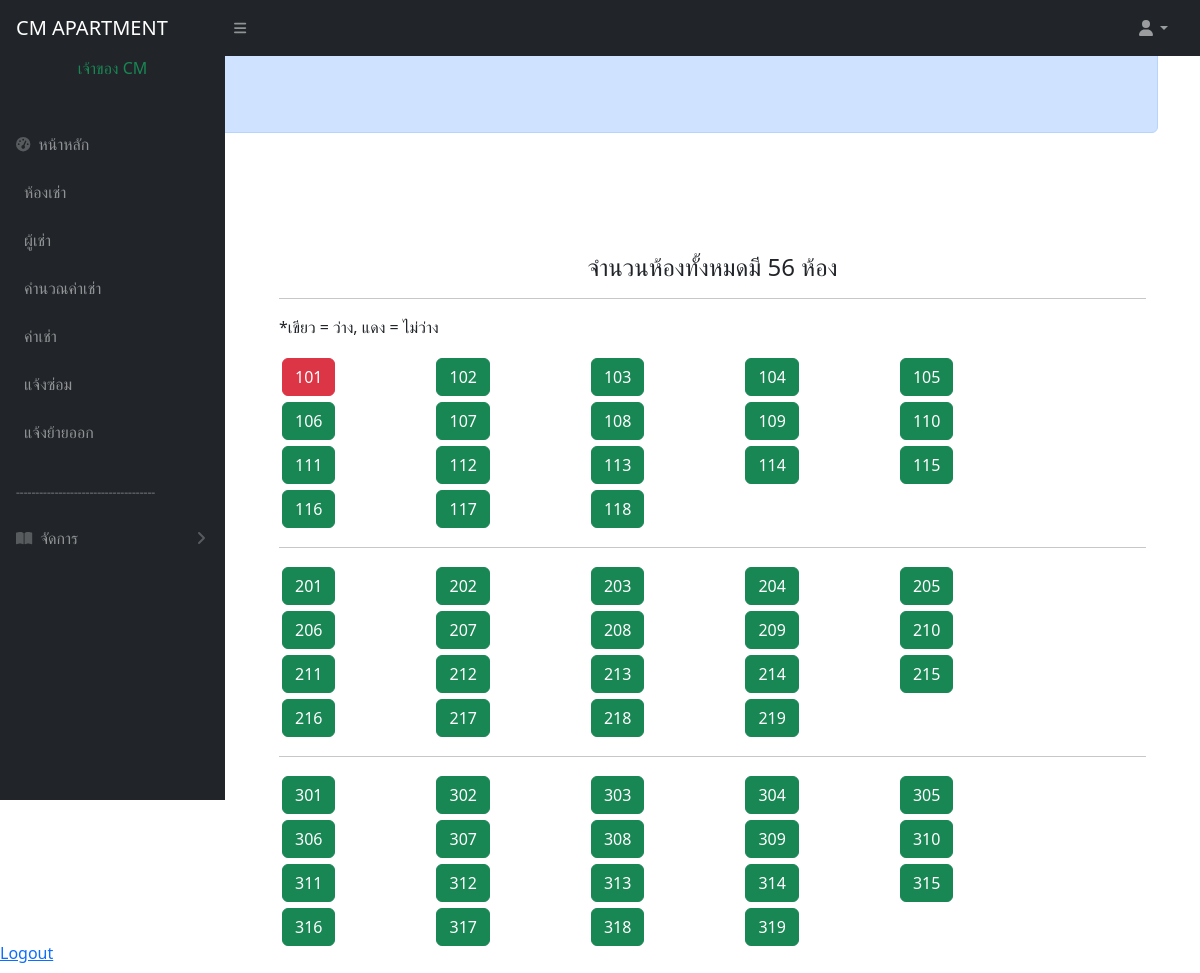
The page /admin.php (signed in) on the database as committed earlier.
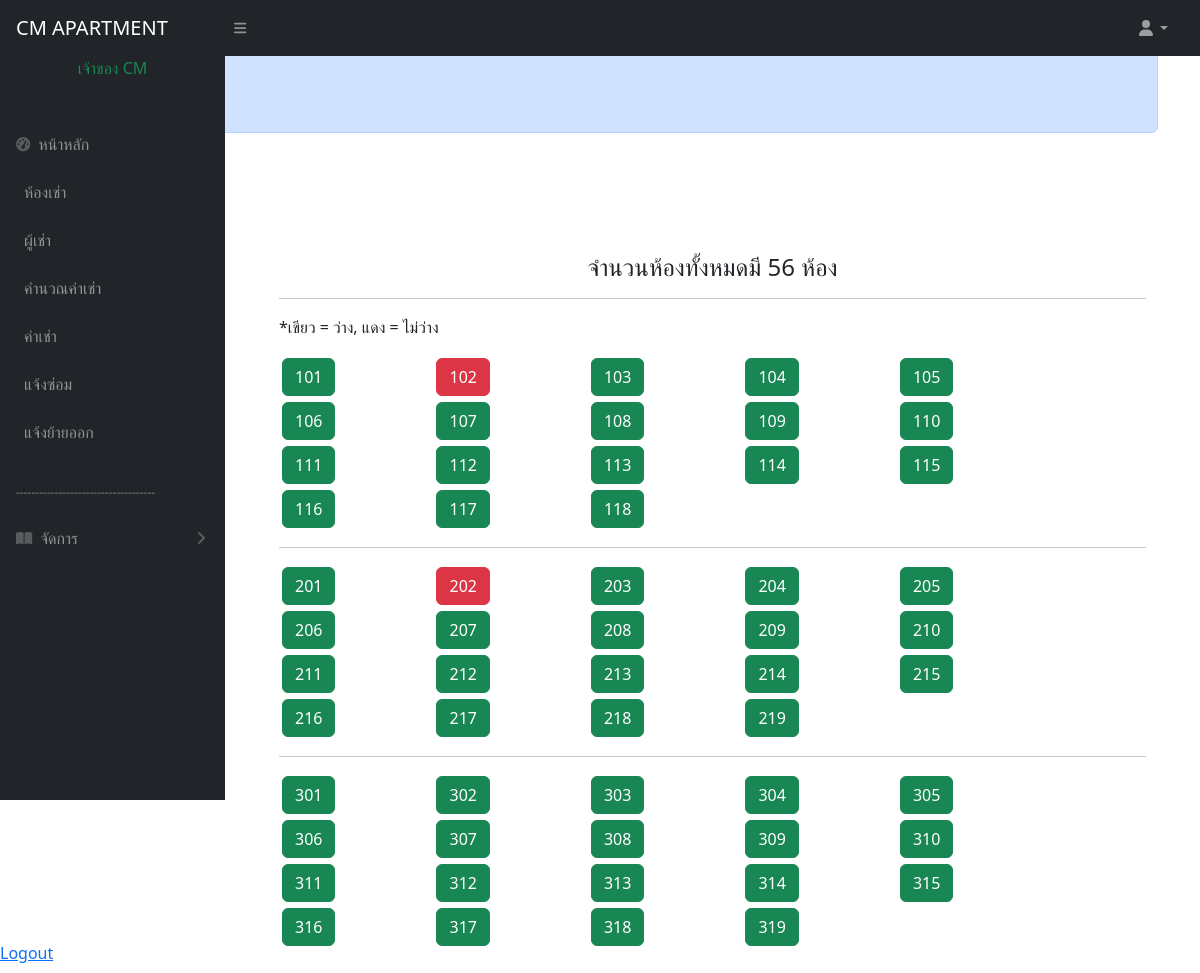
The same page on the database as committed later.
### tables this page shows
CREATE TABLE `room` (
  `id_room` int(11) NOT NULL,
  `floor` int(11) NOT NULL,
  `water` double NOT NULL,
  `elec` double NOT NULL,
  `crash` varchar(50) NOT NULL,
  `status` int(11) NOT NULL,
  `water_no` int(11) NOT NULL DEFAULT 0,
  `electric_no` int(11) NOT NULL DEFAULT 0
);

### test.php (the view, shortened to what this page needs)
<?php
include 'condb.php';
$query = "SELECT * FROM room ORDER BY id_room ASC";
$result = mysqli_query($conn, $query);
$query2 = "SELECT count(*) as roomCount FROM room ";
$result2 = mysqli_query($conn, $query2);
$row2 = mysqli_fetch_array($result2);
?>
<!doctype html>
<html lang="en">
<head>
  <link href="https://cdn.jsdelivr.net/npm/simple-datatables@7.1.2/dist/style.min.css" rel="stylesheet" />
  <link href="css/styles.css" rel="stylesheet" />
</head>
<body class="sb-nav-fixed" style="background-color: #ffffff;">
  <?php include 'menu.php'; ?>
  <div id="layoutSidenav_content">
    <main>
      <div class="container-md">
        <br>
        <div class="" role="alert">
          <h4>
            <center>จำนวนห้องทั้งหมดมี <?php echo $row2['roomCount'];  ?> ห้อง
          </h4>
        </div>
        <hr>
        <p>*เขียว = ว่าง, แดง = ไม่ว่าง</p>
        <div class="row" style="margin-bottom: 10px;">
          <?php foreach ($result as  $row) {
            if ($row['floor'] == 1) {
              if ($row['status'] == 0) {
                echo '<div class="col col-md-2 col-sm-2" style="margin: 3px;">';
                echo '<a href="tenent2.php?id=' . $row["id_room"] . '&act=booking"class="btn btn-success" >' . $row['id_room'] . '</a></div>';
              } else {
                echo '<div class="col col-md-2 col-sm-2" style="margin: 3px;">';
                echo '<a href="tenent3.php?id=' . $row["id_room"] . '&act=booking"class="btn btn-danger" >' . $row['id_room'] . '</a></div>';
              }
            }
          } ?>
        </div>
        <hr>
        <div class="row" style="margin-bottom: 10px;">
          <?php foreach ($result as  $row) {
            if ($row['floor'] == 2) {
              if ($row['status'] == 0) {
                echo '<div class="col col-md-2 col-sm-2" style="margin: 3px;">';
                echo '<a href="tenent2.php?id=' . $row["id_room"] . '&act=booking"class="btn btn-success" >' . $row['id_room'] . '</a></div>';
              } else {
                echo '<div class="col col-md-2 col-sm-2" style="margin: 3px;">';
                echo '<a href="tenent3.php?id=' . $row["id_room"] . '&act=booking"class="btn btn-danger" >' . $row['id_room'] . '</a></div>';
              }
            }
          } ?>
        </div>
        <hr>
        <div class="row" style="margin-bottom: 10px;">
          <?php foreach ($result as  $row) {
            if ($row['floor'] == 3) {
              if ($row['status'] == 0) {
                echo '<div class="col col-md-2 col-sm-2" style="margin: 3px;">';
                echo '<a href="tenent2.php?id=' . $row["id_room"] . '&act=booking"class="btn btn-success" >' . $row['id_room'] . '</a></div>';
              } else {
                echo '<div class="col col-md-2 col-sm-2" style="margin: 3px;">';
                echo '<a href="tenent3.php?id=' . $row["id_room"] . '&act=booking"class="btn btn-danger" >' . $row['id_room'] . '</a></div>';
              }
            }
          } ?>
        </div>
      </div>
  </div>
  </div>
  </div>
</body>
</html>

Rows that differ between the two databases and show on the page:
changed room id 101: status 1 → 0 (drawn)
changed room id 102: status 0 → 1 (drawn)
changed room id 202: status 0 → 1 (drawn)
